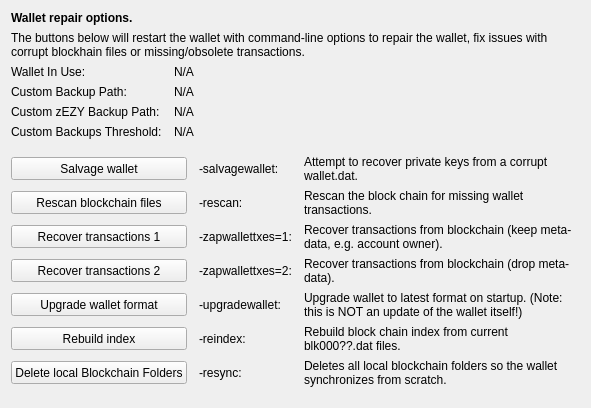
     <widget class="QWidget" name="tab_repair">
      <attribute name="title">
       <string>&amp;Wallet Repair</string>
      </attribute>
      <layout class="QGridLayout" name="gridLayout_4" columnstretch="0,0,0,0">
       <property name="horizontalSpacing">
        <number>12</number>
       </property>
       <item row="0" column="0" colspan="4">
        <widget class="QLabel" name="label_repair_header">
         <property name="font">
          <font>
           <weight>75</weight>
           <bold>true</bold>
          </font>
         </property>
         <property name="text">
          <string>Wallet repair options.</string>
         </property>
        </widget>
       </item>
       <item row="1" column="0" colspan="4">
        <widget class="QLabel" name="label_repair_helptext">
         <property name="font">
          <font>
           <weight>50</weight>
           <bold>false</bold>
          </font>
         </property>
         <property name="text">
          <string>The buttons below will restart the wallet with command-line options to repair the wallet, fix issues with corrupt blockhain files or missing/obsolete transactions.</string>
         </property>
         <property name="wordWrap">
          <bool>true</bool>
         </property>
        </widget>
       </item>
       <item row="2" column="0">
        <widget class="QLabel" name="wallet_path_label">
         <property name="text">
          <string>Wallet In Use:</string>
         </property>
        </widget>
       </item>
       <item row="2" column="1" colspan="3">
        <widget class="QLabel" name="wallet_path">
         <property name="cursor">
          <cursorShape>IBeamCursor</cursorShape>
         </property>
         <property name="text">
          <string>N/A</string>
         </property>
         <property name="textFormat">
          <enum>Qt::PlainText</enum>
         </property>
         <property name="textInteractionFlags">
          <set>Qt::LinksAccessibleByMouse|Qt::TextSelectableByKeyboard|Qt::TextSelectableByMouse</set>
         </property>
        </widget>
       </item>
       <item row="3" column="0">
        <widget class="QLabel" name="wallet_custombackuppath_label">
         <property name="text">
          <string>Custom Backup Path:</string>
         </property>
         <property name="visible">
          <bool>false</bool>
         </property>
        </widget>
       </item>
       <item row="3" column="1" colspan="3">
        <widget class="QLabel" name="wallet_custombackuppath">
         <property name="cursor">
          <cursorShape>IBeamCursor</cursorShape>
         </property>
         <property name="text">
          <string>N/A</string>
         </property>
         <property name="textFormat">
          <enum>Qt::PlainText</enum>
         </property>
         <property name="textInteractionFlags">
          <set>Qt::LinksAccessibleByMouse|Qt::TextSelectableByKeyboard|Qt::TextSelectableByMouse</set>
         </property>
         <property name="visible">
          <bool>false</bool>
         </property>
        </widget>
       </item>
       <item row="4" column="0">
        <widget class="QLabel" name="wallet_customzpivbackuppath_label">
         <property name="text">
          <string>Custom zEZY Backup Path:</string>
         </property>
         <property name="visible">
          <bool>false</bool>
         </property>
        </widget>
       </item>
       <item row="4" column="1" colspan="3">
        <widget class="QLabel" name="wallet_customzpivbackuppath">
         <property name="cursor">
          <cursorShape>IBeamCursor</cursorShape>
         </property>
         <property name="text">
          <string>N/A</string>
         </property>
         <property name="textFormat">
          <enum>Qt::PlainText</enum>
         </property>
         <property name="textInteractionFlags">
          <set>Qt::LinksAccessibleByMouse|Qt::TextSelectableByKeyboard|Qt::TextSelectableByMouse</set>
         </property>
         <property name="visible">
          <bool>false</bool>
         </property>
        </widget>
       </item>
       <item row="5" column="0">
        <widget class="QLabel" name="wallet_custombackupthreshold_label">
         <property name="text">
          <string>Custom Backups Threshold:</string>
         </property>
         <property name="visible">
          <bool>false</bool>
         </property>
        </widget>
       </item>
       <item row="5" column="1" colspan="3">
        <widget class="QLabel" name="wallet_custombackupthreshold">
         <property name="cursor">
          <cursorShape>IBeamCursor</cursorShape>
         </property>
         <property name="text">
          <string>N/A</string>
         </property>
         <property name="textFormat">
          <enum>Qt::PlainText</enum>
         </property>
         <property name="textInteractionFlags">
          <set>Qt::LinksAccessibleByMouse|Qt::TextSelectableByKeyboard|Qt::TextSelectableByMouse</set>
         </property>
         <property name="visible">
          <bool>false</bool>
         </property>
        </widget>
       </item>
       <item row="6" column="0">
        <spacer name="verticalSpacer_repair1">
         <property name="orientation">
          <enum>Qt::Vertical</enum>
         </property>
         <property name="sizeHint" stdset="0">
          <size>
           <width>10</width>
           <height>10</height>
          </size>
         </property>
        </spacer>
       </item>
       <item row="7" column="0" colspan="2">
        <widget class="QPushButton" name="btn_salvagewallet">
         <property name="minimumSize">
          <size>
           <width>100</width>
           <height>23</height>
          </size>
         </property>
         <property name="text">
          <string>Salvage wallet</string>
         </property>
        </widget>
       </item>
       <item row="7" column="2">
        <widget class="QLabel" name="label_repair_salvage_command">
         <property name="text">
          <string notr="true">-salvagewallet:</string>
         </property>
        </widget>
       </item>
       <item row="7" column="3">
        <widget class="QLabel" name="label_repair_salvage">
         <property name="text">
          <string>Attempt to recover private keys from a corrupt wallet.dat.</string>
         </property>
         <property name="wordWrap">
          <bool>true</bool>
         </property>
        </widget>
       </item>
       <item row="8" column="0" colspan="2">
        <widget class="QPushButton" name="btn_rescan">
         <property name="minimumSize">
          <size>
           <width>100</width>
           <height>23</height>
          </size>
         </property>
         <property name="text">
          <string>Rescan blockchain files</string>
         </property>
        </widget>
       </item>
       <item row="8" column="2">
        <widget class="QLabel" name="label_repair_rescan_command">
         <property name="text">
          <string notr="true">-rescan:</string>
         </property>
        </widget>
       </item>
       <item row="8" column="3">
        <widget class="QLabel" name="label_repair_rescan">
         <property name="text">
          <string>Rescan the block chain for missing wallet transactions.</string>
         </property>
         <property name="wordWrap">
          <bool>true</bool>
         </property>
        </widget>
       </item>
       <item row="9" column="0" colspan="2">
        <widget class="QPushButton" name="btn_zapwallettxes1">
         <property name="minimumSize">
          <size>
           <width>100</width>
           <height>23</height>
          </size>
         </property>
         <property name="text">
          <string>Recover transactions 1</string>
         </property>
        </widget>
       </item>
       <item row="9" column="2">
        <widget class="QLabel" name="label_repair_zap1_command">
         <property name="text">
          <string notr="true">-zapwallettxes=1:</string>
         </property>
        </widget>
       </item>
       <item row="9" column="3">
        <widget class="QLabel" name="label_repair_zap1">
         <property name="text">
          <string>Recover transactions from blockchain (keep meta-data, e.g. account owner).</string>
         </property>
         <property name="wordWrap">
          <bool>true</bool>
         </property>
        </widget>
       </item>
       <item row="10" column="0" colspan="2">
        <widget class="QPushButton" name="btn_zapwallettxes2">
         <property name="minimumSize">
          <size>
           <width>100</width>
           <height>23</height>
          </size>
         </property>
         <property name="text">
          <string>Recover transactions 2</string>
         </property>
        </widget>
       </item>
       <item row="10" column="2">
        <widget class="QLabel" name="label_repair_zap2_command">
         <property name="text">
          <string notr="true">-zapwallettxes=2:</string>
         </property>
        </widget>
       </item>
       <item row="10" column="3">
        <widget class="QLabel" name="label_repair_zap2">
         <property name="text">
          <string>Recover transactions from blockchain (drop meta-data).</string>
         </property>
         <property name="wordWrap">
          <bool>true</bool>
         </property>
        </widget>
       </item>
       <item row="11" column="0" colspan="2">
        <widget class="QPushButton" name="btn_upgradewallet">
         <property name="minimumSize">
          <size>
           <width>100</width>
           <height>23</height>
          </size>
         </property>
         <property name="text">
          <string>Upgrade wallet format</string>
         </property>
        </widget>
       </item>
       <item row="11" column="2">
        <widget class="QLabel" name="label_repair_upgrade_command">
         <property name="text">
          <string notr="true">-upgradewallet:</string>
         </property>
        </widget>
       </item>
       <item row="11" column="3">
        <widget class="QLabel" name="label_repair_upgrade">
         <property name="text">
          <string>Upgrade wallet to latest format on startup. (Note: this is NOT an update of the wallet itself!)</string>
         </property>
         <property name="wordWrap">
          <bool>true</bool>
         </property>
        </widget>
       </item>
       <item row="12" column="0" colspan="2">
        <widget class="QPushButton" name="btn_reindex">
         <property name="minimumSize">
          <size>
           <width>100</width>
           <height>23</height>
          </size>
         </property>
         <property name="text">
          <string>Rebuild index</string>
         </property>
        </widget>
       </item>
       <item row="12" column="2">
        <widget class="QLabel" name="label_repair_reindex_command">
         <property name="text">
          <string notr="true">-reindex:</string>
         </property>
        </widget>
       </item>
       <item row="12" column="3">
        <widget class="QLabel" name="label_repair_reindex">
         <property name="text">
          <string>Rebuild block chain index from current blk000??.dat files.</string>
         </property>
         <property name="wordWrap">
          <bool>true</bool>
         </property>
        </widget>
       </item>
       <item row="13" column="0" colspan="2">
        <widget class="QPushButton" name="btn_resync">
         <property name="minimumSize">
          <size>
           <width>100</width>
           <height>23</height>
          </size>
         </property>
         <property name="text">
          <string>Delete local Blockchain Folders</string>
         </property>
        </widget>
       </item>
       <item row="13" column="2">
        <widget class="QLabel" name="label_repair_resync_command">
         <property name="text">
          <string>-resync:</string>
         </property>
        </widget>
       </item>
       <item row="13" column="3">
        <widget class="QLabel" name="label_repair_resync">
         <property name="text">
          <string>Deletes all local blockchain folders so the wallet synchronizes from scratch.</string>
         </property>
         <property name="wordWrap">
          <bool>true</bool>
         </property>
        </widget>
       </item>
       <item row="14" column="0">
        <spacer name="verticalSpacer_repair2">
         <property name="orientation">
          <enum>Qt::Vertical</enum>
         </property>
         <property name="sizeHint" stdset="0">
          <size>
           <width>20</width>
           <height>10</height>
          </size>
         </property>
        </spacer>
       </item>
      </layout>
     </widget>
